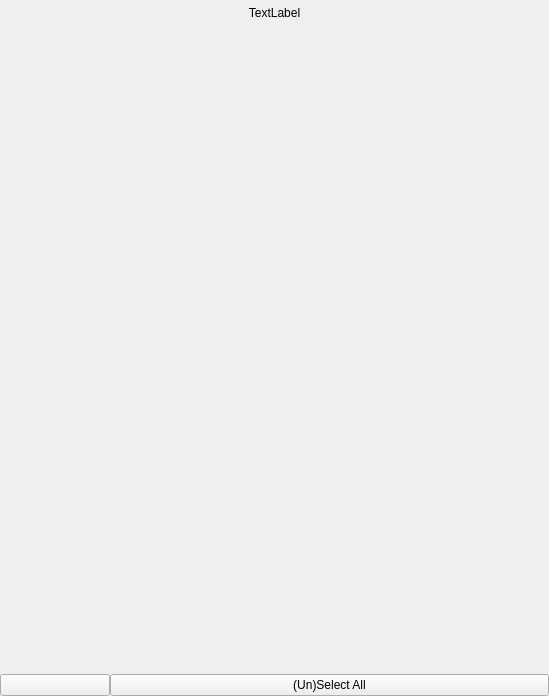
<?xml version="1.0" encoding="UTF-8"?>
<ui version="4.0">
 <class>VocabExplorerPage</class>
 <widget class="QWidget" name="VocabExplorerPage">
  <property name="geometry">
   <rect>
    <x>0</x>
    <y>0</y>
    <width>549</width>
    <height>696</height>
   </rect>
  </property>
  <property name="contextMenuPolicy">
   <enum>Qt::PreventContextMenu</enum>
  </property>
  <property name="windowTitle">
   <string>Form</string>
  </property>
  <layout class="QVBoxLayout" name="verticalLayout_3">
   <property name="spacing">
    <number>0</number>
   </property>
   <property name="leftMargin">
    <number>0</number>
   </property>
   <property name="topMargin">
    <number>0</number>
   </property>
   <property name="rightMargin">
    <number>0</number>
   </property>
   <property name="bottomMargin">
    <number>0</number>
   </property>
   <item>
    <layout class="QHBoxLayout" name="TopLayout">
     <property name="topMargin">
      <number>6</number>
     </property>
     <property name="bottomMargin">
      <number>6</number>
     </property>
     <item>
      <widget class="QLabel" name="curDirLabel">
       <property name="text">
        <string>TextLabel</string>
       </property>
       <property name="alignment">
        <set>Qt::AlignCenter</set>
       </property>
      </widget>
     </item>
    </layout>
   </item>
   <item>
    <widget class="QScrollArea" name="VocabularyCfgList">
     <property name="frameShape">
      <enum>QFrame::NoFrame</enum>
     </property>
     <property name="frameShadow">
      <enum>QFrame::Plain</enum>
     </property>
     <property name="lineWidth">
      <number>0</number>
     </property>
     <property name="sizeAdjustPolicy">
      <enum>QAbstractScrollArea::AdjustIgnored</enum>
     </property>
     <property name="widgetResizable">
      <bool>true</bool>
     </property>
     <widget class="QWidget" name="VocabularyCfgListContent">
      <property name="geometry">
       <rect>
        <x>0</x>
        <y>0</y>
        <width>549</width>
        <height>643</height>
       </rect>
      </property>
      <property name="sizePolicy">
       <sizepolicy hsizetype="Expanding" vsizetype="Expanding">
        <horstretch>0</horstretch>
        <verstretch>0</verstretch>
       </sizepolicy>
      </property>
      <layout class="QHBoxLayout" name="horizontalLayout">
       <property name="spacing">
        <number>0</number>
       </property>
       <property name="leftMargin">
        <number>0</number>
       </property>
       <property name="topMargin">
        <number>0</number>
       </property>
       <property name="rightMargin">
        <number>0</number>
       </property>
       <property name="bottomMargin">
        <number>0</number>
       </property>
       <item>
        <layout class="QVBoxLayout" name="VocabularyCfgListContentVLayout">
         <property name="spacing">
          <number>0</number>
         </property>
        </layout>
       </item>
      </layout>
     </widget>
    </widget>
   </item>
   <item>
    <layout class="QHBoxLayout" name="BotLayout" stretch="2,8">
     <property name="spacing">
      <number>0</number>
     </property>
     <property name="topMargin">
      <number>0</number>
     </property>
     <item>
      <widget class="QPushButton" name="homeButton">
       <property name="sizePolicy">
        <sizepolicy hsizetype="Minimum" vsizetype="Fixed">
         <horstretch>0</horstretch>
         <verstretch>0</verstretch>
        </sizepolicy>
       </property>
       <property name="text">
        <string extracomment="⌂"/>
       </property>
       <property name="icon">
        <iconset resource="../../Resources/Pictures.qrc">
         <normaloff>:/pictures/Logos/HomeLogo64.png</normaloff>:/pictures/Logos/HomeLogo64.png</iconset>
       </property>
      </widget>
     </item>
     <item>
      <widget class="QPushButton" name="SelectAllButton">
       <property name="sizePolicy">
        <sizepolicy hsizetype="Expanding" vsizetype="Fixed">
         <horstretch>0</horstretch>
         <verstretch>0</verstretch>
        </sizepolicy>
       </property>
       <property name="text">
        <string>(Un)Select All</string>
       </property>
      </widget>
     </item>
    </layout>
   </item>
  </layout>
 </widget>
 <resources>
  <include location="../../Resources/Pictures.qrc"/>
 </resources>
 <connections/>
</ui>
